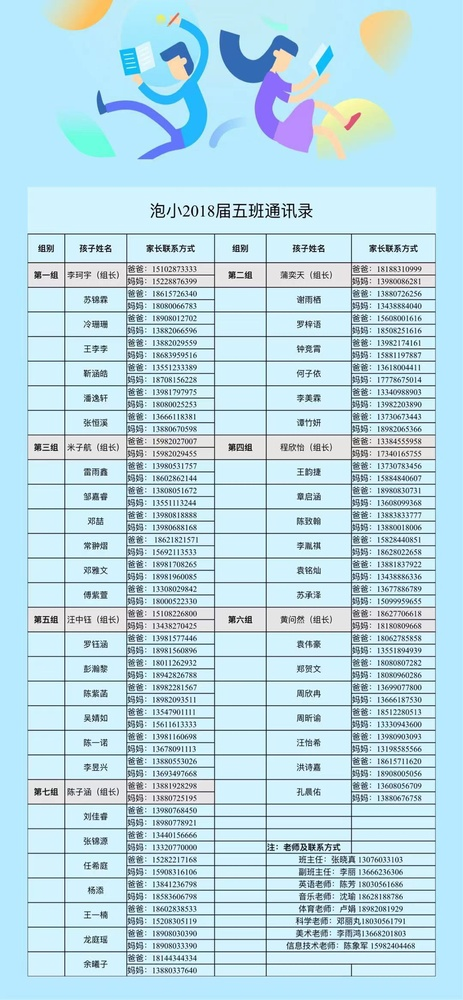
#> input picture openCV/1.jpg, 463 x 1000 px, shrunk from 1080 x 2331 before the run
$ python detect.py
#> lines starting #> are read from the running program, lines starting #| are printed output that depends on the picture; after the words box and inside, x2 and y2 are one past the last pixel; in counts of white or black regions, pixels touching at a corner belong together
import cv2
import numpy as np
import matplotlib.pyplot as plt

file =  r'1.jpg'

im1 = cv2.imread(file, 0)
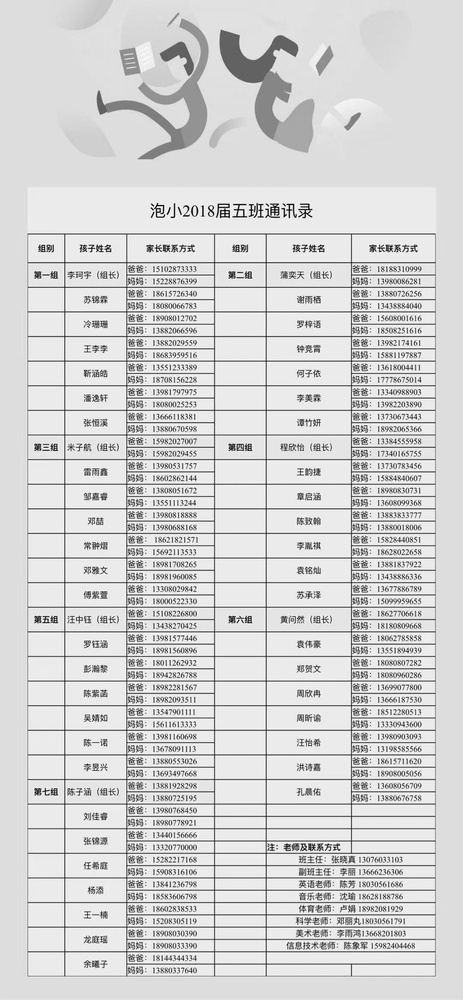
#> im1: shape (1000, 463); min 0, max 255, mean 211.3
im = cv2.imread(file)
#> im is the input picture: shape (1000, 463, 3); mean B, G, R 230.4, 219.4, 188

ret,thresh_value = cv2.threshold(im1,180,255,cv2.THRESH_BINARY_INV)
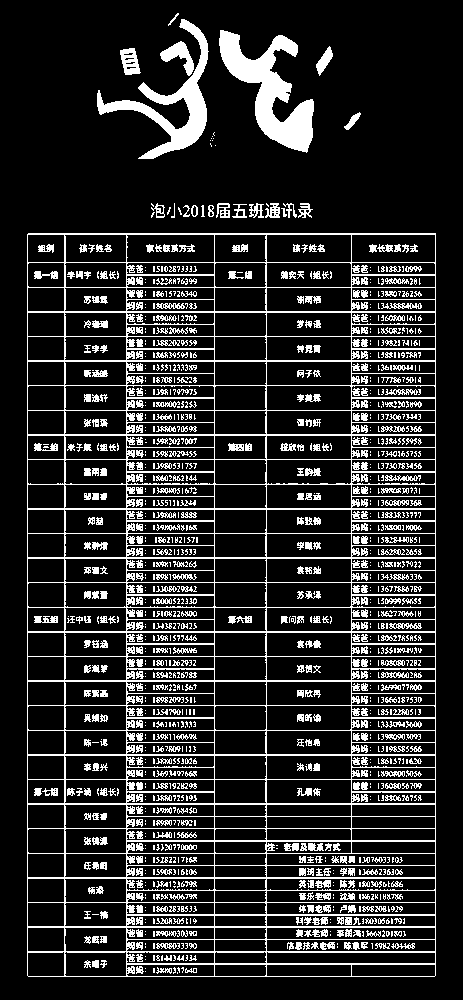
#> thresh_value: shape (1000, 463); 17% white in thin lines or dots, all inside (x1, y1, x2, y2) = (27, 13, 436, 977)

kernel = np.ones((5,5),np.uint8)
dilated_value = cv2.dilate(thresh_value,kernel,iterations = 1)
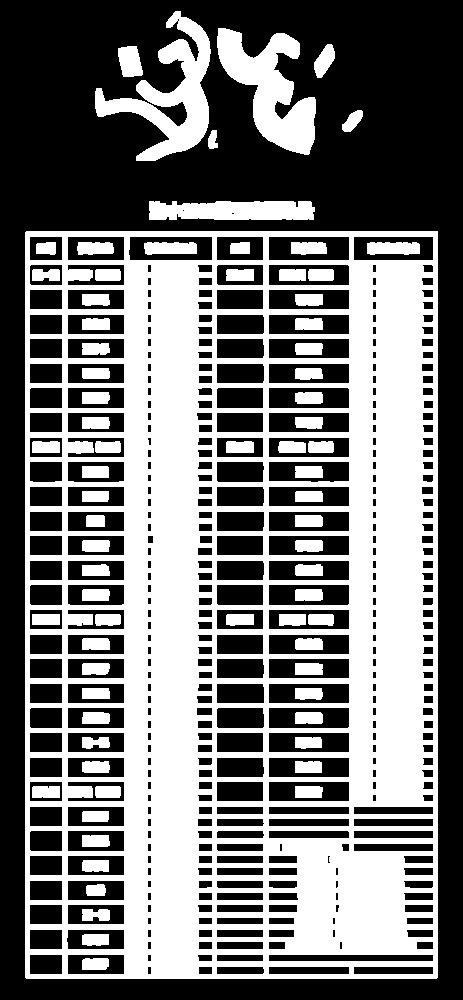
#> dilated_value: shape (1000, 463); 46.1% white; 75 white regions

contours, hierarchy = cv2.findContours(dilated_value,cv2.RETR_TREE,cv2.CHAIN_APPROX_SIMPLE)
#> contours = 440 contours, 5 with area under 20; largest, box (x1, y1, x2, y2) and area: (25, 231, 438, 979) 307762, (95, 11, 211, 161) 5844, (217, 28, 316, 155) 5818, (149, 201, 315, 220) 2692, (128, 236, 213, 261) 1995
cordinates = []
for cnt in contours:
    x,y,w,h = cv2.boundingRect(cnt)
    cordinates.append((x,y,w,h))
    #bounding the images
    if y< 50:

        cv2.rectangle(im,(x,y),(x+w,y+h),(0,0,255),1)
#> this loop made 440 passes
#> (x, y, w, h) on passes 1 to 3: (25, 231, 413, 748), (353, 966, 81, 9), (268, 966, 82, 9)
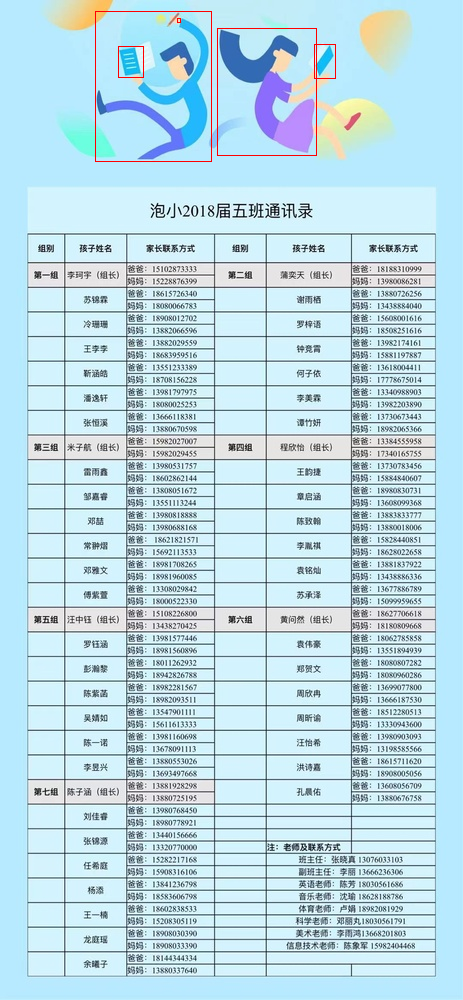
#> im: shape (1000, 463, 3); 0.26% of pixels changed, all inside (x1, y1, x2, y2) = (95, 11, 336, 162)
#> after the loop, cordinates = 440 items, first 6: (25, 231, 413, 748), (353, 966, 81, 9), (268, 966, 82, 9), (216, 966, 49, 9), (198, 966, 15, 9), (147, 966, 5, 9)

plt.imshow(im)
cv2.namedWindow('detecttable', cv2.WINDOW_NORMAL)
cv2.imwrite('detecttable.jpg',im)
